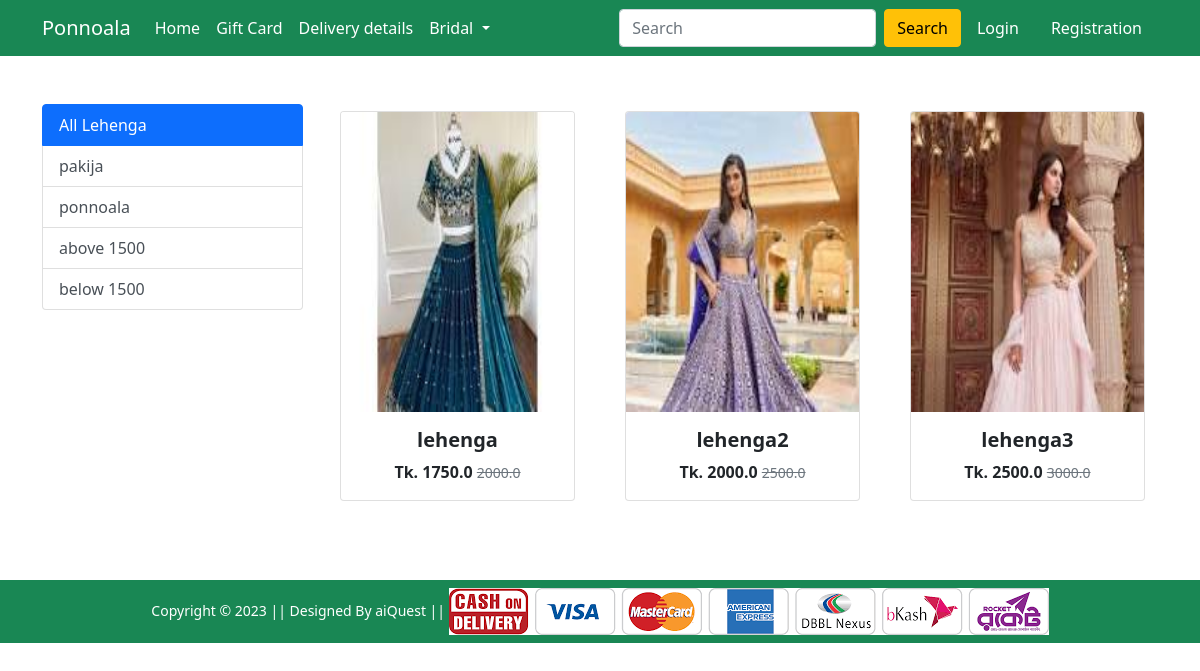
The app's page /lehenga/ with its own data.
### Shop/models.py (models this page shows, shortened)
class Product(models.Model):
    title = models.CharField(max_length=100)
    selling_price = models.FloatField()
    discounted_price = models.FloatField()
    description = models.TextField()
    brand = models.CharField(max_length=100)
    category = models.CharField(choices=CATEGORY_CHOICES,max_length=2)
    product_image = models.ImageField(upload_to='productimg')

### Shop/views.py (the view)
# urls.py: path('lehenga/', views.lehenga, name='lehenga'),
def lehenga(request,data=None):
 if data==None:
  lehengas=Product.objects.filter(category='L')
 elif data=="pakija" or data=="ponnoala":
  lehengas=Product.objects.filter(category='L').filter(brand=data)
 elif data=="below":
  lehengas=Product.objects.filter(category='L').filter(discounted_price__lt=2000)
 elif data=="above":
  lehengas=Product.objects.filter(category='L').filter(discounted_price__gt=2000)
 return render(request, 'Shop/lehenga.html',{'lehengas':lehengas})

### Shop/templates/Shop/lehenga.html (shortened to what this page needs)
{% extends 'Shop/base.html' %}
{% load static %}
{% block main-content %}
<div class="container my-5">
    <div class="row">
        <div class="col-sm-3">
            <div class="list-group">
                <a href="#" class="list-group-item list-group-item-action active" aria-current="true">All Lehenga </a>
                <a href="{% url 'lehengaitem' 'pakija' %}" class="list-group-item
                list-group-item-action"> pakija</a>
                <a href="{% url 'lehengaitem' 'ponnoala' %}" class="list-group-item list-group-item-action">ponnoala</a>
                <a href="{% url 'lehengaitem' 'above' %}" class="list-group-item
                list-group-item-action"> above 1500</a>
                <a href="{% url 'lehengaitem' 'below' %}" class="list-group-item list-group-item-action">below 1500 </a>
            </div>
        </div>
        <div class="col-sm-9">
            <div class="row">
                {% for product in lehengas %}
                    <div class="col-sm-4 text-center mb-4">
                        <a href="{% url 'product-detail' product.id %}" class="btn text-decoration-none">
                            <div class="card h-100">
                                <img src="{{ product.product_image.url }}" class="card-img-top" alt="{{ product.title }}" height="300">
                                <div class="card-body">
                                    <h5 class="card-title fw-bold">{{ product.title }}</h5>
                                    <p class="card-text">
                                        <span class="fw-bold">Tk. {{ product.discounted_price }}</span>
                                        <small class="text-decoration-line-through text-muted">{{ product.selling_price }}</small>
                                    </p>
                                </div>
                            </div>
                        </a>
                    </div>
                {% empty %}
                    <p class="text-center">No products available.</p>
                {% endfor %}
            </div>
        </div>
    </div>
</div>
{% endblock main-content %}

### records on screen
Product: product_image (picture), title "lehenga", discounted_price "1750.0", selling_price "2000.0"
Product: product_image (picture), title "lehenga2", discounted_price "2000.0", selling_price "2500.0"
Product: product_image (picture), title "lehenga3", discounted_price "2500.0", selling_price "3000.0"
